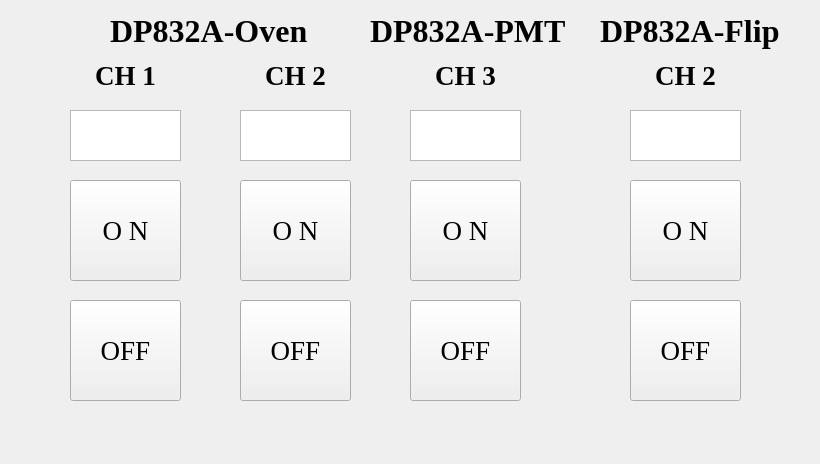
<?xml version="1.0" encoding="UTF-8"?>
<ui version="4.0">
 <class>Form</class>
 <widget class="QWidget" name="Form">
  <property name="geometry">
   <rect>
    <x>0</x>
    <y>0</y>
    <width>820</width>
    <height>464</height>
   </rect>
  </property>
  <property name="windowTitle">
   <string>Form</string>
  </property>
  <widget class="QPushButton" name="Oven_CH1_ON">
   <property name="geometry">
    <rect>
     <x>70</x>
     <y>180</y>
     <width>111</width>
     <height>101</height>
    </rect>
   </property>
   <property name="font">
    <font>
     <family>Times New Roman</family>
     <pointsize>20</pointsize>
    </font>
   </property>
   <property name="text">
    <string>O N</string>
   </property>
  </widget>
  <widget class="QPushButton" name="Oven_CH1_OFF">
   <property name="geometry">
    <rect>
     <x>70</x>
     <y>300</y>
     <width>111</width>
     <height>101</height>
    </rect>
   </property>
   <property name="font">
    <font>
     <family>Times New Roman</family>
     <pointsize>20</pointsize>
    </font>
   </property>
   <property name="text">
    <string>OFF</string>
   </property>
  </widget>
  <widget class="QPushButton" name="Flip_CH2_ON">
   <property name="geometry">
    <rect>
     <x>630</x>
     <y>180</y>
     <width>111</width>
     <height>101</height>
    </rect>
   </property>
   <property name="font">
    <font>
     <family>Times New Roman</family>
     <pointsize>20</pointsize>
    </font>
   </property>
   <property name="text">
    <string>O N</string>
   </property>
  </widget>
  <widget class="QPushButton" name="Flip_CH2_OFF">
   <property name="geometry">
    <rect>
     <x>630</x>
     <y>300</y>
     <width>111</width>
     <height>101</height>
    </rect>
   </property>
   <property name="font">
    <font>
     <family>Times New Roman</family>
     <pointsize>20</pointsize>
    </font>
   </property>
   <property name="text">
    <string>OFF</string>
   </property>
  </widget>
  <widget class="QPushButton" name="PMT_CH3_ON">
   <property name="geometry">
    <rect>
     <x>410</x>
     <y>180</y>
     <width>111</width>
     <height>101</height>
    </rect>
   </property>
   <property name="font">
    <font>
     <family>Times New Roman</family>
     <pointsize>20</pointsize>
    </font>
   </property>
   <property name="text">
    <string>O N</string>
   </property>
  </widget>
  <widget class="QPushButton" name="PMT_CH3_OFF">
   <property name="geometry">
    <rect>
     <x>410</x>
     <y>300</y>
     <width>111</width>
     <height>101</height>
    </rect>
   </property>
   <property name="font">
    <font>
     <family>Times New Roman</family>
     <pointsize>20</pointsize>
    </font>
   </property>
   <property name="text">
    <string>OFF</string>
   </property>
  </widget>
  <widget class="QLabel" name="Oven_CH1">
   <property name="geometry">
    <rect>
     <x>70</x>
     <y>60</y>
     <width>111</width>
     <height>31</height>
    </rect>
   </property>
   <property name="font">
    <font>
     <family>Times New Roman</family>
     <pointsize>20</pointsize>
     <weight>75</weight>
     <bold>true</bold>
    </font>
   </property>
   <property name="contextMenuPolicy">
    <enum>Qt::DefaultContextMenu</enum>
   </property>
   <property name="layoutDirection">
    <enum>Qt::LeftToRight</enum>
   </property>
   <property name="text">
    <string>CH 1</string>
   </property>
   <property name="alignment">
    <set>Qt::AlignCenter</set>
   </property>
  </widget>
  <widget class="QLabel" name="Flip_CH2">
   <property name="geometry">
    <rect>
     <x>630</x>
     <y>60</y>
     <width>111</width>
     <height>31</height>
    </rect>
   </property>
   <property name="font">
    <font>
     <family>Times New Roman</family>
     <pointsize>20</pointsize>
     <weight>75</weight>
     <bold>true</bold>
    </font>
   </property>
   <property name="contextMenuPolicy">
    <enum>Qt::DefaultContextMenu</enum>
   </property>
   <property name="layoutDirection">
    <enum>Qt::LeftToRight</enum>
   </property>
   <property name="text">
    <string>CH 2</string>
   </property>
   <property name="alignment">
    <set>Qt::AlignCenter</set>
   </property>
  </widget>
  <widget class="QLabel" name="PMT_CH3">
   <property name="geometry">
    <rect>
     <x>410</x>
     <y>60</y>
     <width>111</width>
     <height>31</height>
    </rect>
   </property>
   <property name="font">
    <font>
     <family>Times New Roman</family>
     <pointsize>20</pointsize>
     <weight>75</weight>
     <bold>true</bold>
    </font>
   </property>
   <property name="contextMenuPolicy">
    <enum>Qt::DefaultContextMenu</enum>
   </property>
   <property name="layoutDirection">
    <enum>Qt::LeftToRight</enum>
   </property>
   <property name="text">
    <string>CH 3</string>
   </property>
   <property name="alignment">
    <set>Qt::AlignCenter</set>
   </property>
  </widget>
  <widget class="QTextBrowser" name="Oven_CH1_state">
   <property name="geometry">
    <rect>
     <x>70</x>
     <y>110</y>
     <width>111</width>
     <height>51</height>
    </rect>
   </property>
   <property name="font">
    <font>
     <family>Times New Roman</family>
     <pointsize>15</pointsize>
    </font>
   </property>
   <property name="html">
    <string>&lt;!DOCTYPE HTML PUBLIC &quot;-//W3C//DTD HTML 4.0//EN&quot; &quot;http://www.w3.org/TR/REC-html40/strict.dtd&quot;&gt;
&lt;html&gt;&lt;head&gt;&lt;meta name=&quot;qrichtext&quot; content=&quot;1&quot; /&gt;&lt;style type=&quot;text/css&quot;&gt;
p, li { white-space: pre-wrap; }
&lt;/style&gt;&lt;/head&gt;&lt;body style=&quot; font-family:'Times New Roman'; font-size:15pt; font-weight:400; font-style:normal;&quot;&gt;
&lt;p align=&quot;center&quot; style=&quot;-qt-paragraph-type:empty; margin-top:0px; margin-bottom:0px; margin-left:0px; margin-right:0px; -qt-block-indent:0; text-indent:0px;&quot;&gt;&lt;br /&gt;&lt;/p&gt;&lt;/body&gt;&lt;/html&gt;</string>
   </property>
  </widget>
  <widget class="QTextBrowser" name="Flip_CH2_state">
   <property name="geometry">
    <rect>
     <x>630</x>
     <y>110</y>
     <width>111</width>
     <height>51</height>
    </rect>
   </property>
   <property name="font">
    <font>
     <family>Times New Roman</family>
     <pointsize>15</pointsize>
    </font>
   </property>
   <property name="html">
    <string>&lt;!DOCTYPE HTML PUBLIC &quot;-//W3C//DTD HTML 4.0//EN&quot; &quot;http://www.w3.org/TR/REC-html40/strict.dtd&quot;&gt;
&lt;html&gt;&lt;head&gt;&lt;meta name=&quot;qrichtext&quot; content=&quot;1&quot; /&gt;&lt;style type=&quot;text/css&quot;&gt;
p, li { white-space: pre-wrap; }
&lt;/style&gt;&lt;/head&gt;&lt;body style=&quot; font-family:'Times New Roman'; font-size:15pt; font-weight:400; font-style:normal;&quot;&gt;
&lt;p align=&quot;center&quot; style=&quot;-qt-paragraph-type:empty; margin-top:0px; margin-bottom:0px; margin-left:0px; margin-right:0px; -qt-block-indent:0; text-indent:0px;&quot;&gt;&lt;br /&gt;&lt;/p&gt;&lt;/body&gt;&lt;/html&gt;</string>
   </property>
  </widget>
  <widget class="QTextBrowser" name="PMT_CH3_state">
   <property name="geometry">
    <rect>
     <x>410</x>
     <y>110</y>
     <width>111</width>
     <height>51</height>
    </rect>
   </property>
   <property name="font">
    <font>
     <family>Times New Roman</family>
     <pointsize>15</pointsize>
    </font>
   </property>
   <property name="html">
    <string>&lt;!DOCTYPE HTML PUBLIC &quot;-//W3C//DTD HTML 4.0//EN&quot; &quot;http://www.w3.org/TR/REC-html40/strict.dtd&quot;&gt;
&lt;html&gt;&lt;head&gt;&lt;meta name=&quot;qrichtext&quot; content=&quot;1&quot; /&gt;&lt;style type=&quot;text/css&quot;&gt;
p, li { white-space: pre-wrap; }
&lt;/style&gt;&lt;/head&gt;&lt;body style=&quot; font-family:'Times New Roman'; font-size:15pt; font-weight:400; font-style:normal;&quot;&gt;
&lt;p align=&quot;center&quot; style=&quot;-qt-paragraph-type:empty; margin-top:0px; margin-bottom:0px; margin-left:0px; margin-right:0px; -qt-block-indent:0; text-indent:0px;&quot;&gt;&lt;br /&gt;&lt;/p&gt;&lt;/body&gt;&lt;/html&gt;</string>
   </property>
  </widget>
  <widget class="QLabel" name="label">
   <property name="geometry">
    <rect>
     <x>600</x>
     <y>10</y>
     <width>181</width>
     <height>41</height>
    </rect>
   </property>
   <property name="font">
    <font>
     <family>Times New Roman</family>
     <pointsize>24</pointsize>
     <weight>75</weight>
     <bold>true</bold>
    </font>
   </property>
   <property name="text">
    <string>DP832A-Flip</string>
   </property>
  </widget>
  <widget class="QPushButton" name="Oven_CH2_ON">
   <property name="geometry">
    <rect>
     <x>240</x>
     <y>180</y>
     <width>111</width>
     <height>101</height>
    </rect>
   </property>
   <property name="font">
    <font>
     <family>Times New Roman</family>
     <pointsize>20</pointsize>
    </font>
   </property>
   <property name="text">
    <string>O N</string>
   </property>
  </widget>
  <widget class="QLabel" name="Oven_CH2">
   <property name="geometry">
    <rect>
     <x>240</x>
     <y>60</y>
     <width>111</width>
     <height>31</height>
    </rect>
   </property>
   <property name="font">
    <font>
     <family>Times New Roman</family>
     <pointsize>20</pointsize>
     <weight>75</weight>
     <bold>true</bold>
    </font>
   </property>
   <property name="contextMenuPolicy">
    <enum>Qt::DefaultContextMenu</enum>
   </property>
   <property name="layoutDirection">
    <enum>Qt::LeftToRight</enum>
   </property>
   <property name="text">
    <string>CH 2</string>
   </property>
   <property name="alignment">
    <set>Qt::AlignCenter</set>
   </property>
  </widget>
  <widget class="QPushButton" name="Oven_CH2_OFF">
   <property name="geometry">
    <rect>
     <x>240</x>
     <y>300</y>
     <width>111</width>
     <height>101</height>
    </rect>
   </property>
   <property name="font">
    <font>
     <family>Times New Roman</family>
     <pointsize>20</pointsize>
    </font>
   </property>
   <property name="text">
    <string>OFF</string>
   </property>
  </widget>
  <widget class="QTextBrowser" name="Oven_CH2_state">
   <property name="geometry">
    <rect>
     <x>240</x>
     <y>110</y>
     <width>111</width>
     <height>51</height>
    </rect>
   </property>
   <property name="font">
    <font>
     <family>Times New Roman</family>
     <pointsize>15</pointsize>
    </font>
   </property>
   <property name="html">
    <string>&lt;!DOCTYPE HTML PUBLIC &quot;-//W3C//DTD HTML 4.0//EN&quot; &quot;http://www.w3.org/TR/REC-html40/strict.dtd&quot;&gt;
&lt;html&gt;&lt;head&gt;&lt;meta name=&quot;qrichtext&quot; content=&quot;1&quot; /&gt;&lt;style type=&quot;text/css&quot;&gt;
p, li { white-space: pre-wrap; }
&lt;/style&gt;&lt;/head&gt;&lt;body style=&quot; font-family:'Times New Roman'; font-size:15pt; font-weight:400; font-style:normal;&quot;&gt;
&lt;p align=&quot;center&quot; style=&quot;-qt-paragraph-type:empty; margin-top:0px; margin-bottom:0px; margin-left:0px; margin-right:0px; -qt-block-indent:0; text-indent:0px;&quot;&gt;&lt;br /&gt;&lt;/p&gt;&lt;/body&gt;&lt;/html&gt;</string>
   </property>
  </widget>
  <widget class="QLabel" name="label_2">
   <property name="geometry">
    <rect>
     <x>110</x>
     <y>10</y>
     <width>201</width>
     <height>41</height>
    </rect>
   </property>
   <property name="font">
    <font>
     <family>Times New Roman</family>
     <pointsize>24</pointsize>
     <weight>75</weight>
     <bold>true</bold>
    </font>
   </property>
   <property name="text">
    <string>DP832A-Oven</string>
   </property>
  </widget>
  <widget class="QLabel" name="label_3">
   <property name="geometry">
    <rect>
     <x>370</x>
     <y>10</y>
     <width>211</width>
     <height>41</height>
    </rect>
   </property>
   <property name="font">
    <font>
     <family>Times New Roman</family>
     <pointsize>24</pointsize>
     <weight>75</weight>
     <bold>true</bold>
    </font>
   </property>
   <property name="text">
    <string>DP832A-PMT</string>
   </property>
  </widget>
 </widget>
 <resources/>
 <connections/>
</ui>
